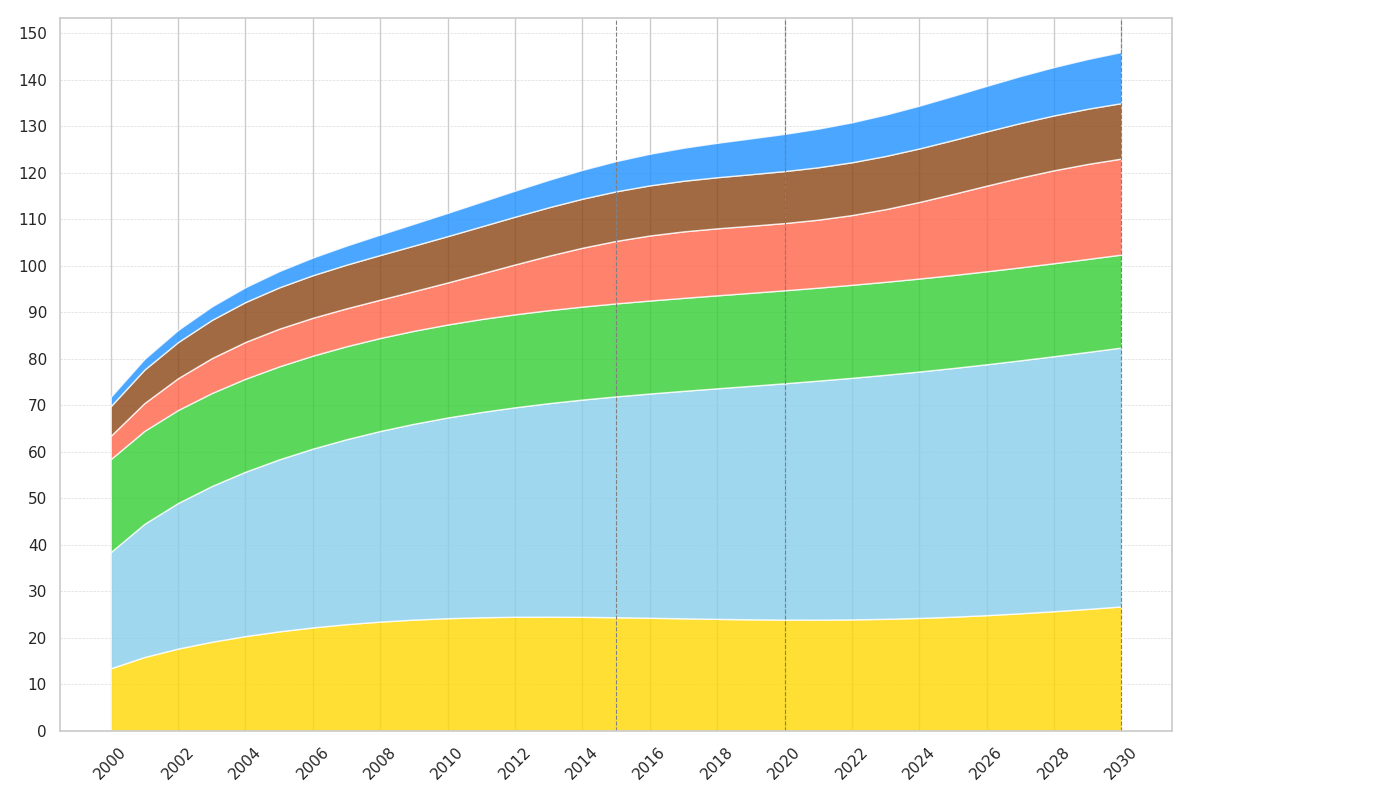

Source code (Python):
import matplotlib.pyplot as plt
import numpy as np

years = np.arange(2000, 2031)

solar_energy = 10 + 5 * np.log1p(years - 1999) + 2 * np.sin((years - 2000) / 5)
wind_energy = 15 + 10 * np.sqrt(years - 1999) - 0.5 * (years - 2000)
hydro_energy = np.full(years.shape, 20)
geothermal_energy = 5 + 0.5 * (years - 2000) + 1 * np.sin((years - 2000) / 2)
biomass_energy = 5 + 2 * np.log1p(years - 1999)
tidal_energy = 2 + 0.3 * (years - 2000)

energy_sources = np.row_stack((solar_energy, wind_energy, hydro_energy, geothermal_energy, biomass_energy, tidal_energy))

fig, ax = plt.subplots(figsize=(14, 8))

colors = ['#FFD700', '#87CEEB', '#32CD32', '#FF6347', '#8B4513', '#1E90FF']

ax.stackplot(years, energy_sources, colors=colors, alpha=0.8)

ax.set_xticks(np.arange(2000, 2031, 2))
ax.set_yticks(np.arange(0, 151, 10))
ax.yaxis.grid(True, linestyle='--', linewidth=0.5, alpha=0.7)

for year in {2015, 2020, 2030}:
    ax.axvline(x=year, color='grey', linestyle='--', linewidth=0.8)

plt.xticks(rotation=45)

plt.tight_layout(rect=[0, 0, 0.85, 1])

plt.show()
